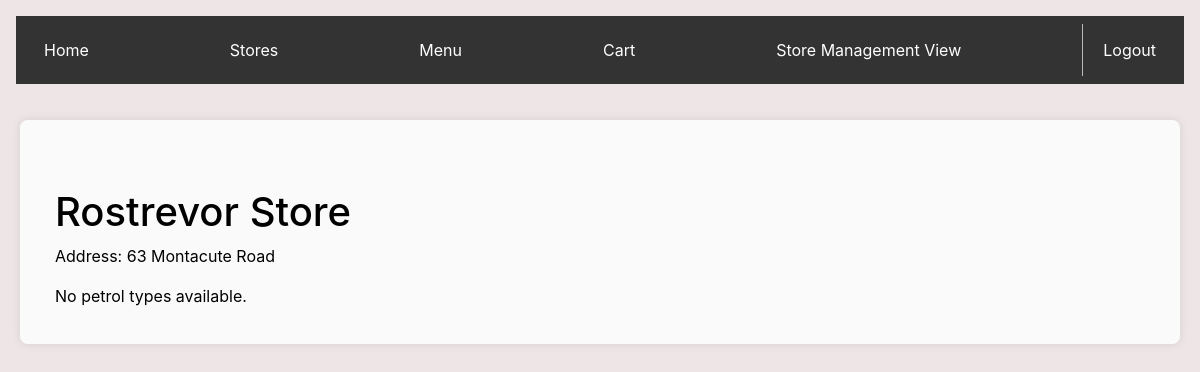
Before: /customerStoreDetails/2 with the older database file.
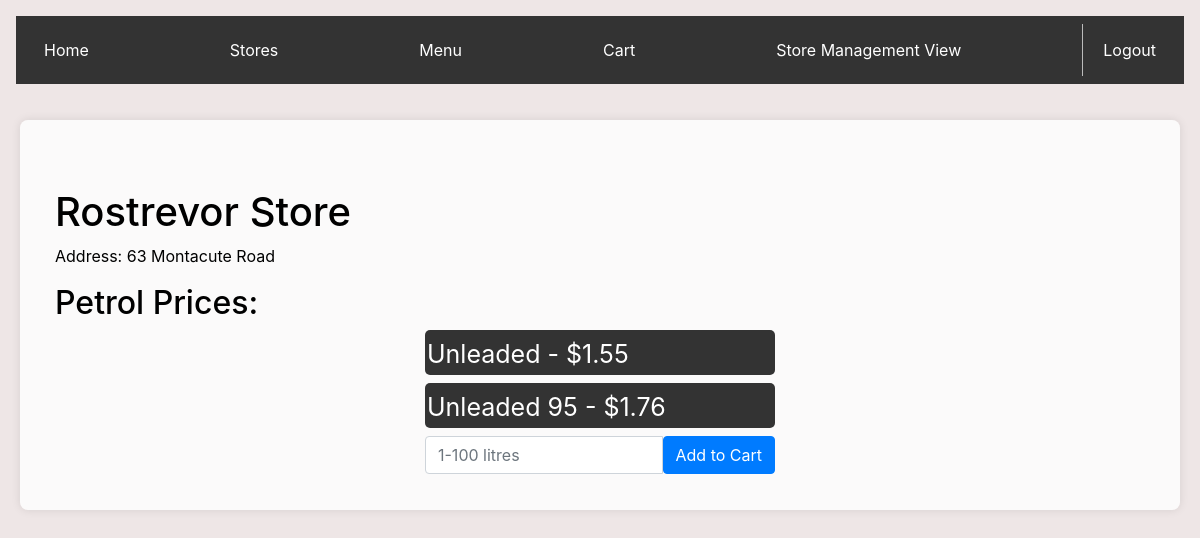
After: the same page with the newer database file.
### app.py (models this page shows, shortened)
class Petrol(db.Model):
    id = db.Column(db.Integer, primary_key=True)
    name = db.Column(db.String(50), nullable=False)
    price = db.Column(db.Float, nullable=False)
    store_id = db.Column(db.Integer, db.ForeignKey('stores.id'), nullable=False)

### app.py (the view)
@app.route('/customerStoreDetails/<int:store_id>', methods=['GET', 'POST'])
def customerStoreDetails(store_id):
    if request.method == 'POST':
        input_code = request.form['input_code']
    store = Stores.query.get_or_404(store_id)
    return render_template('customerStoreDetails.html', store=store)

### templates/customerStoreDetails.html (shortened to what this page needs)
<!DOCTYPE html>
<html lang="en">
<head>
  <link rel="stylesheet" href="https://stackpath.bootstrapcdn.com/bootstrap/4.5.0/css/bootstrap.min.css">
</head>
<body>
</body>
</html>
{% extends 'base_customer.html' %}
{% block content %}
    <div class="container mt-5">
        <h1>{{ store.name }}</h1>
        <p>Address: {{ store.address }}</p>
        {% if store.petrols %}
            <h2>Petrol Prices:</h2>
            <div class="button-container">
                <form action="{{ url_for('addToCart') }}" method="POST">
                    {% for petrol in store.petrols %}
                        <div class="petrol-button">
                            <label for="{{ petrol.id }}">{{ petrol.name }} - ${{ petrol.price }}</label>
                        </div>
                    {% endfor %}
                    <div class="input-group mb-3">
                        <input type="number" name="litres" class="form-control" placeholder="1-100 litres" min="1" max="100">
                        <button class="btn btn-primary" type="submit">Add to Cart</button>
                    </div>
                </form>
            </div>
        {% else %}
            <p>No petrol types available.</p>
        {% endif %}
    </div>
{% endblock %}

Changed rows visible on the page:
added Petrol: name "Unleaded", price "1.55"
added Petrol: name "Unleaded 95", price "1.76"
Other visible differences:
text no longer shown: "No petrol types available."
text now shown: "Petrol Prices: Add to Cart"
